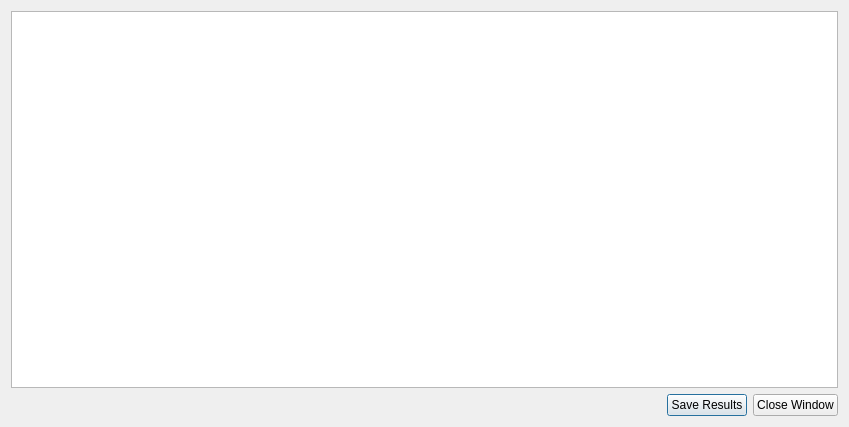
<?xml version="1.0" encoding="UTF-8"?>
<ui version="4.0">
 <class>ResultsDialog</class>
 <widget class="QDialog" name="ResultsDialog">
  <property name="geometry">
   <rect>
    <x>0</x>
    <y>0</y>
    <width>849</width>
    <height>427</height>
   </rect>
  </property>
  <property name="windowTitle">
   <string>Results of Analysis</string>
  </property>
  <layout class="QVBoxLayout" name="verticalLayout_2">
   <item>
    <layout class="QVBoxLayout" name="verticalLayout">
     <item>
      <widget class="QTableWidget" name="tableWidget"/>
     </item>
     <item>
      <layout class="QHBoxLayout" name="horizontalLayout">
       <item>
        <spacer name="horizontalSpacer">
         <property name="orientation">
          <enum>Qt::Horizontal</enum>
         </property>
         <property name="sizeHint" stdset="0">
          <size>
           <width>40</width>
           <height>20</height>
          </size>
         </property>
        </spacer>
       </item>
       <item>
        <widget class="QPushButton" name="pushButton_2">
         <property name="text">
          <string>Save Results</string>
         </property>
        </widget>
       </item>
       <item>
        <widget class="QPushButton" name="pushButton">
         <property name="text">
          <string>Close Window</string>
         </property>
        </widget>
       </item>
      </layout>
     </item>
    </layout>
   </item>
  </layout>
 </widget>
 <resources/>
 <connections>
  <connection>
   <sender>pushButton</sender>
   <signal>clicked()</signal>
   <receiver>ResultsDialog</receiver>
   <slot>close()</slot>
   <hints>
    <hint type="sourcelabel">
     <x>466</x>
     <y>366</y>
    </hint>
    <hint type="destinationlabel">
     <x>370</x>
     <y>353</y>
    </hint>
   </hints>
  </connection>
 </connections>
</ui>
